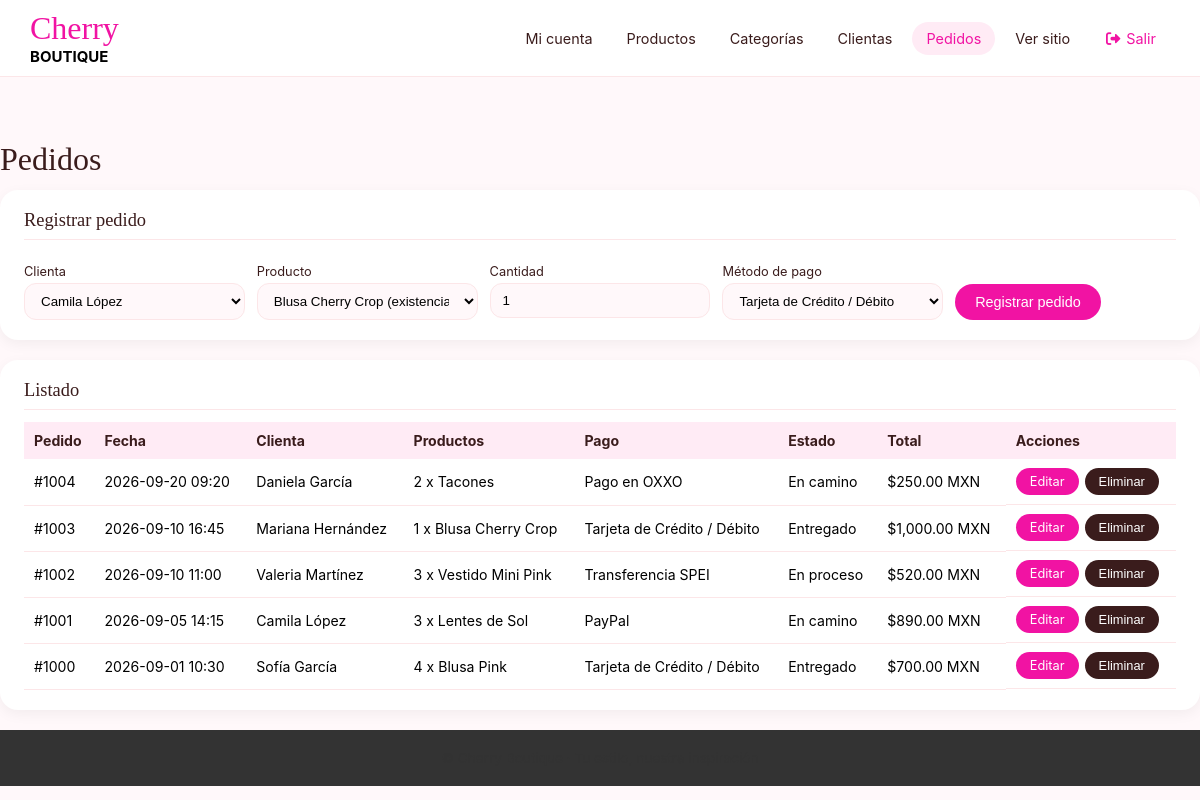
Page /admin/pedidos.php (signed in) on the committed database.
### tables this page shows
CREATE TABLE PEDIDOS(
  ID_PEDIDO    INT AUTO_INCREMENT PRIMARY KEY,
  FECHA_PEDIDO DATE,
  HORA_PEDIDO  TIME,
  ESTADO       VARCHAR(20),
  TOTAL        DECIMAL(10,2),
  ID_CLIENTE   INT,
  ID_METODO    INT
);

CREATE TABLE METODO_PAGO(
  ID_METODO     INT AUTO_INCREMENT PRIMARY KEY,
  NOMBRE_METODO VARCHAR(30)
);

### php/funciones.php (called while the page is built, shortened)
<?php
function e($txt)
{
    return htmlspecialchars((string) $txt, ENT_QUOTES, 'UTF-8');
}
function dinero($n)
{
    return '$' . number_format((float) $n, 2) . ' MXN';
}

### admin/pedidos.php (the view, shortened to what this page needs)
<?php
include "../php/conexion.php";
$estados = ['En proceso','En camino','Entregado','Cancelado'];
$clientes = $conexion->query("SELECT ID_CLIENTE, CONCAT(NOMBRE,' ',AP_PATERNO) AS N FROM CLIENTES ORDER BY NOMBRE")->fetch_all(MYSQLI_ASSOC);
$metodos  = $conexion->query("SELECT * FROM METODO_PAGO")->fetch_all(MYSQLI_ASSOC);
$prods    = $conexion->query("SELECT ID_PRODUCTO, NOMBRE, EXISTENCIA FROM PRODUCTOS ORDER BY NOMBRE")->fetch_all(MYSQLI_ASSOC);
$edit = null;
$lista = $conexion->query("SELECT p.ID_PEDIDO, p.FECHA_PEDIDO, p.HORA_PEDIDO, p.ESTADO, p.TOTAL,
        CONCAT(c.NOMBRE,' ',c.AP_PATERNO) AS CLIENTA, m.NOMBRE_METODO,
        GROUP_CONCAT(CONCAT(d.CANTIDAD,' x ',pr.NOMBRE) SEPARATOR ', ') AS PRODUCTOS
    FROM PEDIDOS p
    JOIN CLIENTES c          ON c.ID_CLIENTE   = p.ID_CLIENTE
    JOIN METODO_PAGO m       ON m.ID_METODO    = p.ID_METODO
    LEFT JOIN DETALLES_PEDIDO d ON d.ID_PEDIDO = p.ID_PEDIDO
    LEFT JOIN PRODUCTOS pr   ON pr.ID_PRODUCTO = d.ID_PRODUCTO
    GROUP BY p.ID_PEDIDO ORDER BY p.ID_PEDIDO DESC");
include "../php/admin_header.php";
?>
<h1 class="adm-tit">Pedidos</h1>
<?php if($edit){ ?>
<section class="adm-card">
  <h2>Editar pedido #<?php echo $edit['ID_PEDIDO']; ?></h2>
  <form method="POST" class="form-adm">
    <input type="hidden" name="accion" value="editar"><input type="hidden" name="id" value="<?php echo $edit['ID_PEDIDO']; ?>">
    <div><label>Estado</label><select name="estado">
      <?php foreach($estados as $s){ ?><option <?php echo trim($edit['ESTADO']) === $s ? 'selected' : ''; ?>><?php echo $s; ?></option><?php } ?>
    </select></div>
    <div><label>Método de pago</label><select name="id_metodo">
      <?php foreach($metodos as $m){ ?><option value="<?php echo $m['ID_METODO']; ?>" <?php echo $edit['ID_METODO'] == $m['ID_METODO'] ? 'selected' : ''; ?>><?php echo e($m['NOMBRE_METODO']); ?></option><?php } ?>
    </select></div>
    <div class="acciones-form"><button class="btn-adm" type="submit">Guardar cambios</button><a class="btn-adm sec" href="pedidos.php">Cancelar</a></div>
  </form>
</section>
<?php } else { ?>
<section class="adm-card">
  <h2>Registrar pedido</h2>
  <form method="POST" class="form-adm">
    <div><label>Clienta</label><select name="id_cliente" required>
      <?php foreach($clientes as $c){ ?><option value="<?php echo $c['ID_CLIENTE']; ?>"><?php echo e($c['N']); ?></option><?php } ?></select></div>
    <div><label>Producto</label><select name="id_producto" required>
      <?php foreach($prods as $p){ ?><option value="<?php echo $p['ID_PRODUCTO']; ?>"><?php echo e($p['NOMBRE']); ?> (existencia: <?php echo $p['EXISTENCIA']; ?>)</option><?php } ?></select></div>
    <div><label>Cantidad</label><input type="number" name="cantidad" min="1" value="1" required></div>
    <div><label>Método de pago</label><select name="id_metodo" required>
      <?php foreach($metodos as $m){ ?><option value="<?php echo $m['ID_METODO']; ?>"><?php echo e($m['NOMBRE_METODO']); ?></option><?php } ?></select></div>
    <div class="acciones-form"><button class="btn-adm" type="submit">Registrar pedido</button></div>
  </form>
</section>
<?php } ?>
<section class="adm-card">
  <h2>Listado</h2>
  <div class="tabla-wrap"><table class="tabla">
    <tr><th>Pedido</th><th>Fecha</th><th>Clienta</th><th>Productos</th><th>Pago</th><th>Estado</th><th>Total</th><th>Acciones</th></tr>
    <?php while($p = $lista->fetch_assoc()){ ?>
    <tr>
      <td>#<?php echo $p['ID_PEDIDO']; ?></td>
      <td><?php echo e($p['FECHA_PEDIDO'].' '.substr($p['HORA_PEDIDO'],0,5)); ?></td>
      <td><?php echo e($p['CLIENTA']); ?></td><td><?php echo e($p['PRODUCTOS']); ?></td>
      <td><?php echo e($p['NOMBRE_METODO']); ?></td><td><?php echo e(trim($p['ESTADO'])); ?></td>
      <td><?php echo dinero($p['TOTAL']); ?></td>
      <td class="acc">
        <a class="btn-adm peq" href="pedidos.php?editar=<?php echo $p['ID_PEDIDO']; ?>">Editar</a>
        <form method="POST" onsubmit="return confirm('¿Eliminar este pedido?');">
          <button class="btn-adm peq del" type="submit">Eliminar</button>
        </form>
      </td>
    </tr>
    <?php } ?>
  </table></div>
</section>
<?php include "../php/admin_footer.php"; ?>

### css/styles.css (style rules this page uses)
:root { --bg: #FFF8FA; --blanco: #FFFFFF; --rosa: #F113A3; --guinda: #3A1C1C; --cu: #FFEBF5; --linea: #FCE6E8; --footer: #333333; --buscar: #FFF0F4; --negro: #000000; --rosa2: #FFB6E1; --rosa3: #F0B0B0; --cafe: #9B3D3D; --rosab: #FFB5E7; --rosaba: #FFDFEF; --cla: #FFE6E6; }
* { margin: 0px; padding: 0px; box-sizing: border-box; }
body { background-color: var(--bg); font-family: 'Inter', sans-serif; }
h1, h2, h3 { font-family: 'Playfair Display', serif; font-weight: 500; }
label { display: block; font-size: .8rem; margin-top: 12px; }
a { color: inherit; text-decoration: none; }

### css/extra.css (style rules this page uses)
.adm { background:var(--bg);font-family:'Inter',sans-serif }
.adm-tit { color:var(--guinda);margin-bottom:12px }
.adm-card { background:var(--blanco);border-radius:18px;padding:20px 24px;margin-bottom:20px;box-shadow:0 4px 14px rgba(0,0,0,.05) }
.adm-card h2 { font-size:1.15rem;color:var(--guinda);margin-bottom:12px;padding-bottom:8px;border-bottom:1px solid var(--linea) }
.form-adm { display:grid;grid-template-columns:repeat(auto-fit,minmax(200px,1fr));gap:12px }
.form-adm label { display:block;font-size:.8rem;margin-bottom:4px;color:var(--guinda) }
.form-adm input:not([type=checkbox]),.form-adm select { width:100%;padding:9px 12px;border:1px solid var(--linea);border-radius:12px;background:var(--bg) }
.acciones-form { display:flex;gap:10px;align-items:end }
.btn-adm { display:inline-block;padding:10px 20px;border:none;border-radius:25px;background:var(--rosa);color:var(--blanco);cursor:pointer;text-decoration:none;font-size:.9rem }
.btn-adm.peq { padding:6px 14px;font-size:.8rem }
.btn-adm.del { background:var(--guinda) }
.tabla-wrap { overflow-x:auto }
.tabla { width:100%;border-collapse:collapse;font-size:.88rem }
.tabla th { background:var(--cu);color:var(--guinda);text-align:left;padding:10px }
.tabla td { padding:9px 10px;border-bottom:1px solid var(--linea);vertical-align:middle }
.tabla .acc { display:flex;gap:6px;align-items:center }
.tabla .acc form { margin:0 }

### rows in the picture
pedidos: ID_PEDIDO "1004", FECHA_PEDIDO+HORA_PEDIDO "2026-09-20 09:20", CLIENTA "Daniela García", PRODUCTOS "2 x Tacones", ID_METODO.NOMBRE_METODO "Pago en OXXO", ESTADO "En camino", TOTAL "$250.00 MXN"
pedidos: ID_PEDIDO "1003", FECHA_PEDIDO+HORA_PEDIDO "2026-09-10 16:45", CLIENTA "Mariana Hernández", PRODUCTOS "1 x Blusa Cherry Crop", ID_METODO.NOMBRE_METODO "Tarjeta de Crédito / Débito", ESTADO "Entregado", TOTAL "$1,000.00 MXN"
pedidos: ID_PEDIDO "1002", FECHA_PEDIDO+HORA_PEDIDO "2026-09-10 11:00", CLIENTA "Valeria Martínez", PRODUCTOS "3 x Vestido Mini Pink", ID_METODO.NOMBRE_METODO "Transferencia SPEI", ESTADO "En proceso", TOTAL "$520.00 MXN"
pedidos: ID_PEDIDO "1001", FECHA_PEDIDO+HORA_PEDIDO "2026-09-05 14:15", CLIENTA "Camila López", PRODUCTOS "3 x Lentes de Sol", ID_METODO.NOMBRE_METODO "PayPal", ESTADO "En camino", TOTAL "$890.00 MXN"
pedidos: ID_PEDIDO "1000", FECHA_PEDIDO+HORA_PEDIDO "2026-09-01 10:30", CLIENTA "Sofía García", PRODUCTOS "4 x Blusa Pink", ID_METODO.NOMBRE_METODO "Tarjeta de Crédito / Débito", ESTADO "Entregado", TOTAL "$700.00 MXN"

### other values in the picture
form field id_cliente "Camila López"
form field id_producto "Blusa Cherry Crop (existencia: 15)"
form field id_metodo "Tarjeta de Crédito / Débito"
